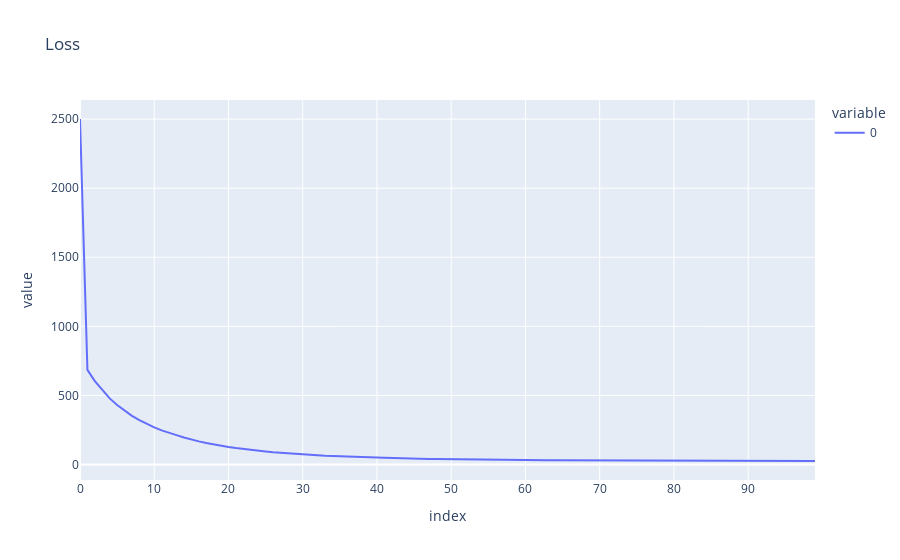

Notebook code cell kept with this figure:
### Code cell
import plotly.express as px

nn1 = NeuralNet([5, 5, 5, 1], 0.0005, ReLU, 100)

fig = px.line(nn1.train(train_data, test_data), title='Loss')

fig.show()

### Figure 1 — Plotly figure (JSON) as saved in the notebook; plotly's stock layout.template omitted (floating-point values rounded to 4 significant figures)
{"data": [{"hovertemplate": "variable=0<br>index=%{x}<br>value=%{y}<extra></extra>", "legendgroup": "0", "line": {"color": "#636efa", "dash": "solid"}, "marker": {"symbol": "circle"}, "mode": "lines", "name": "0", "orientation": "v", "showlegend": true, "type": "scatter", "x": [0, 1, 2, 3, 4, 5, 6, 7, 8, 9, 10, 11, 12, 13, 14, 15, 16, 17, 18, 19, 20, 21, 22, 23, 24, 25, 26, 27, 28, 29, 30, 31, 32, 33, 34, 35, 36, 37, 38, 39, 40, 41, 42, 43, 44, 45, 46, 47, 48, 49, 50, 51, 52, 53, 54, 55, 56, 57, 58, 59, 60, 61, 62, 63, 64, 65, 66, 67, 68, 69, 70, 71, 72, 73, 74, 75, 76, 77, 78, 79, 80, 81, 82, 83, 84, 85, 86, 87, 88, 89, 90, 91, 92, 93, 94, 95, 96, 97, 98, 99], "xaxis": "x", "y": [2501.0, 684.7, 603.1, 537.2, 478.0, 430.3, 388.0, 351.3, 320.8, 294.0, 267.7, 246.4, 226.8, 211.8, 195.4, 179.4, 166.6, 155.6, 144.6, 136.2, 126.6, 118.8, 111.5, 105.3, 98.93, 93.75, 88.45, 84.28, 80.39, 76.65, 72.3, 69.86, 67.65, 63.17, 61.07, 58.26, 56.01, 54.81, 52.56, 50.42, 49.5, 47.76, 45.73, 44.42, 43.24, 42.03, 40.95, 39.95, 39.02, 38.12, 37.29, 36.85, 35.78, 35.09, 34.86, 34.44, 33.57, 32.75, 32.26, 31.86, 31.34, 31.19, 30.52, 30.17, 29.88, 29.65, 29.16, 28.86, 28.74, 28.41, 28.27, 28.11, 27.92, 27.64, 27.33, 27.18, 26.98, 26.9, 26.63, 26.4, 26.27, 26.13, 26.02, 26.02, 26.47, 25.69, 25.73, 25.49, 25.41, 25.36, 25.4, 25.27, 25.09, 25.03, 25.19, 25.05, 24.86, 25.09, 24.83, 24.7], "yaxis": "y"}], "layout": {"legend": {"title": {"text": "variable"}, "tracegroupgap": 0}, "title": {"text": "Loss"}, "xaxis": {"anchor": "y", "domain": [0, 1], "title": {"text": "index"}}, "yaxis": {"anchor": "x", "domain": [0, 1], "title": {"text": "value"}}}}
